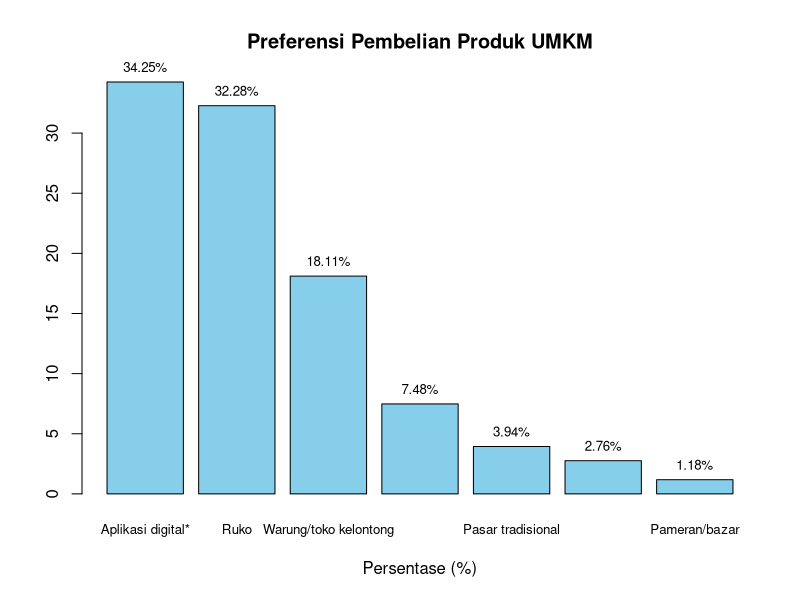

This figure's R source:
library("readxl")
library(openxlsx)
library(dplyr)
library(ggplot2)


df <- read_excel('umkm.xlsx')
# df <- subset(df, select=-No.)
df <- select(df, -No.)

# df$Nilai <- as.numeric(gsub(',', '.',df$Nilai))
df <- mutate(df, Nilai = as.numeric(gsub(',', '.',df$Nilai)))
colnames(df) <- c('Nama_Data', 'Nilai')
print(df)

# Menyiapkan data
x <- df$Nama_Data
y <- df$Nilai



# Membuat plot bar horizontal
bp <- barplot(df$Nilai, 
        # horiz = TRUE, 
        names.arg = df$Nama_Data, 
        col = "skyblue", 
        main = "Preferensi Pembelian Produk UMKM", 
        xlab = "Persentase (%)", 
        cex.names = 0.8)

# Menambahkan label angka di tengah bar
for (i in 1:nrow(df)) {
    text(bp[i], df$Nilai[i], labels = paste0(round(df$Nilai[i], 2), "%"), pos = 3, cex = 0.8, xpd = TRUE)
}